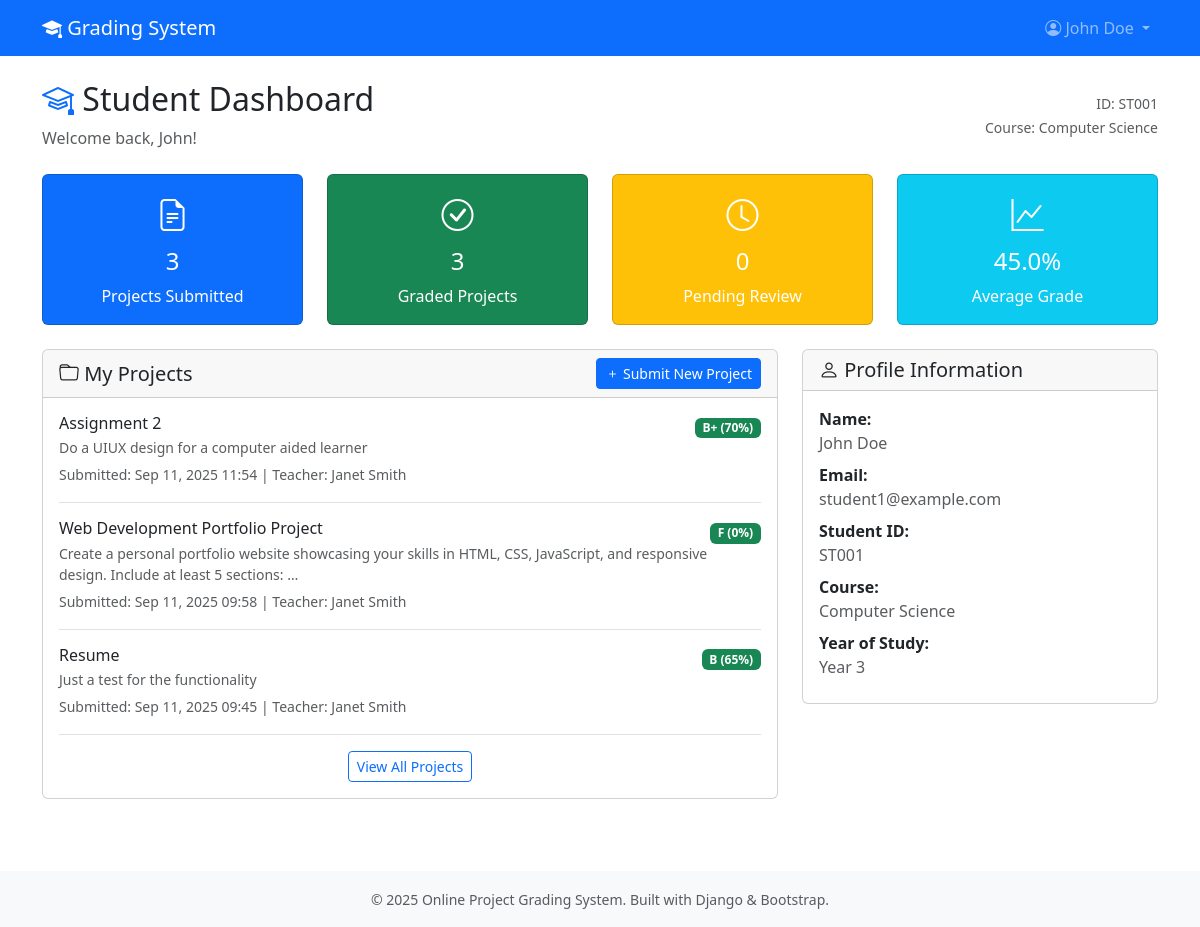
The app's page /accounts/dashboard/ (signed in) with its own data.
### accounts/models.py (models this page shows, shortened)
class User(AbstractUser):
    USER_TYPES = (
        ('student', 'Student'),
        ('teacher', 'Teacher'),
    )
    user_type = models.CharField(max_length=10, choices=USER_TYPES, default='student')
    phone_number = models.CharField(max_length=15, blank=True)

class StudentProfile(models.Model):
    user = models.OneToOneField(User, on_delete=models.CASCADE, related_name='student_profile')
    student_id = models.CharField(max_length=20, unique=True)
    course = models.CharField(max_length=100)
    year_of_study = models.IntegerField(default=1)

### projects/models.py (models this page shows, shortened)
class Project(models.Model):
    title = models.CharField(max_length=200)
    description = models.TextField()
    student = models.ForeignKey(User, on_delete=models.CASCADE, related_name='projects')
    teacher = models.ForeignKey(User, on_delete=models.CASCADE, related_name='assigned_projects')
    file_upload = models.FileField(upload_to='projects/', null=True, blank=True)
    submitted_at = models.DateTimeField(auto_now_add=True)
    due_date = models.DateTimeField()
    is_submitted = models.BooleanField(default=False)

class Grade(models.Model):
    GRADE_CHOICES = [
        ('A+', 'A+ (90-100)'),
        ('A', 'A (80-89)'),
        ('B+', 'B+ (70-79)'),
        ('B', 'B (60-69)'),
        ('C+', 'C+ (50-59)'),
        ('C', 'C (40-49)'),
        ('D', 'D (30-39)'),
        ('F', 'F (0-29)'),
    ]
    project = models.OneToOneField(Project, on_delete=models.CASCADE, related_name='grade')
    teacher = models.ForeignKey(User, on_delete=models.CASCADE, related_name='grades_given')
    score = models.IntegerField(
        validators=[MinValueValidator(0), MaxValueValidator(100)],
        help_text="Score out of 100"
    )
    letter_grade = models.CharField(max_length=2, choices=GRADE_CHOICES, blank=True)
    feedback = models.TextField(blank=True)
    graded_at = models.DateTimeField(auto_now_add=True)

### accounts/views.py (the view, shortened to what this page needs)
# urls.py: path('dashboard/', views.dashboard, name='dashboard'),
@login_required
def dashboard(request):
    user = request.user
    context = {'user': user}
    if user.user_type == 'student':
        from projects.models import Project, Grade
        projects = Project.objects.filter(student=user).order_by('-submitted_at')
        graded_projects = projects.filter(grade__isnull=False)
        pending_projects = projects.filter(grade__isnull=True)
        grades = Grade.objects.filter(project__student=user)
        avg_score = grades.aggregate(avg=models.Avg('score'))['avg']
        avg_score = round(avg_score, 1) if avg_score else None
        context.update({
            'projects': projects[:5],  # Recent 5 projects
            'total_projects': projects.count(),
            'graded_projects': graded_projects.count(),
            'pending_projects': pending_projects.count(),
            'average_score': avg_score,
        })
        return render(request, 'accounts/student_dashboard.html', context)
    else:
        return render(request, 'accounts/dashboard.html', context)

### templates/accounts/student_dashboard.html (shortened to what this page needs)
{% extends 'base.html' %}
{% block content %}
<div class="row">
    <div class="col-md-12">
        <div class="d-flex justify-content-between align-items-center mb-4">
            <div>
                <h2><i class="bi bi-mortarboard text-primary"></i> Student Dashboard</h2>
                <p class="text-muted mb-0">Welcome back, {{ user.first_name }}!</p>
            </div>
            <div class="text-end">
                <small class="text-muted">
                    {% if user.student_profile %}
                        ID: {{ user.student_profile.student_id }}<br>
                        Course: {{ user.student_profile.course }}
                    {% endif %}
                </small>
            </div>
        </div>
    </div>
</div>
<div class="row">
    <div class="col-md-3 mb-4">
        <div class="card bg-primary text-white">
            <div class="card-body text-center">
                <i class="bi bi-file-earmark-text" style="font-size: 2rem;"></i>
                <h4 class="mt-2">{{ total_projects }}</h4>
                <p class="mb-0">Projects Submitted</p>
            </div>
        </div>
    </div>
    <div class="col-md-3 mb-4">
        <div class="card bg-success text-white">
            <div class="card-body text-center">
                <i class="bi bi-check-circle" style="font-size: 2rem;"></i>
                <h4 class="mt-2">{{ graded_projects }}</h4>
                <p class="mb-0">Graded Projects</p>
            </div>
        </div>
    </div>
    <div class="col-md-3 mb-4">
        <div class="card bg-warning text-white">
            <div class="card-body text-center">
                <i class="bi bi-clock" style="font-size: 2rem;"></i>
                <h4 class="mt-2">{{ pending_projects }}</h4>
                <p class="mb-0">Pending Review</p>
            </div>
        </div>
    </div>
    <div class="col-md-3 mb-4">
        <div class="card bg-info text-white">
            <div class="card-body text-center">
                <i class="bi bi-graph-up" style="font-size: 2rem;"></i>
                <h4 class="mt-2">{% if average_score %}{{ average_score }}%{% else %}-{% endif %}</h4>
                <p class="mb-0">Average Grade</p>
            </div>
        </div>
    </div>
</div>
<div class="row">
    <div class="col-md-8 mb-4">
        <div class="card">
            <div class="card-header d-flex justify-content-between align-items-center">
                <h5 class="mb-0"><i class="bi bi-folder"></i> My Projects</h5>
                <a href="{% url 'submit_project' %}" class="btn btn-primary btn-sm">
                    <i class="bi bi-plus"></i> Submit New Project
                </a>
            </div>
            <div class="card-body">
                {% if projects %}
                    {% for project in projects %}
                        <div class="border-bottom pb-3 mb-3">
                            <div class="d-flex justify-content-between align-items-start">
                                <div>
                                    <h6 class="mb-1">{{ project.title }}</h6>
                                    <p class="text-muted small mb-1">{{ project.description|truncatewords:20 }}</p>
                                    <small class="text-muted">
                                        Submitted: {{ project.submitted_at|date:"M d, Y H:i" }}
                                        | Teacher: {{ project.teacher.first_name }} {{ project.teacher.last_name }}
                                    </small>
                                </div>
                                <div class="text-end">
                                    {% if project.grade %}
                                        <span class="badge bg-success">{{ project.grade.letter_grade }} ({{ project.grade.score }}%)</span>
                                    {% else %}
                                        <span class="badge bg-warning">Pending</span>
                                    {% endif %}
                                </div>
                            </div>
                        </div>
                    {% endfor %}
                    <div class="text-center">
                        <a href="{% url 'my_projects' %}" class="btn btn-outline-primary btn-sm">View All Projects</a>
                    </div>
                {% else %}
                    <div class="text-center py-4">
                        <i class="bi bi-folder2-open text-muted" style="font-size: 3rem;"></i>
                        <p class="text-muted mt-2">No projects submitted yet.</p>
                        <p class="small text-muted">Projects will appear here once you start submitting them.</p>
                    </div>
                {% endif %}
            </div>
        </div>
    </div>
    <div class="col-md-4 mb-4">
        <div class="card">
            <div class="card-header">
                <h5 class="mb-0"><i class="bi bi-person"></i> Profile Information</h5>
            </div>
            <div class="card-body">
                <div class="mb-2">
                    <strong>Name:</strong><br>
                    <span class="text-muted">{{ user.first_name }} {{ user.last_name }}</span>
                </div>
                <div class="mb-2">
                    <strong>Email:</strong><br>
                    <span class="text-muted">{{ user.email }}</span>
                </div>
                {% if user.student_profile %}
                <div class="mb-2">
                    <strong>Student ID:</strong><br>
                    <span class="text-muted">{{ user.student_profile.student_id }}</span>
                </div>
                <div class="mb-2">
                    <strong>Course:</strong><br>
                    <span class="text-muted">{{ user.student_profile.course }}</span>
                </div>
                <div class="mb-2">
                    <strong>Year of Study:</strong><br>
                    <span class="text-muted">Year {{ user.student_profile.year_of_study }}</span>
                </div>
                {% endif %}
            </div>
        </div>
    </div>
</div>
{% endblock %}

### templates/base.html (shortened to what this page needs)
<!DOCTYPE html>
<html lang="en">
<head>
    <link href="https://cdn.jsdelivr.net/npm/bootstrap@5.3.0/dist/css/bootstrap.min.css" rel="stylesheet">
    <link href="https://cdn.jsdelivr.net/npm/bootstrap-icons@1.7.2/font/bootstrap-icons.css" rel="stylesheet">
</head>
<body>
    <nav class="navbar navbar-expand-lg navbar-dark bg-primary">
        <div class="container">
            <a class="navbar-brand" href="{% url 'dashboard' %}">
                <i class="bi bi-mortarboard-fill"></i> Grading System
            </a>
            {% if user.is_authenticated %}
            <div class="collapse navbar-collapse" id="navbarNav">
                <ul class="navbar-nav ms-auto">
                    <li class="nav-item dropdown">
                        <a class="nav-link dropdown-toggle" href="#" id="navbarDropdown" role="button" data-bs-toggle="dropdown">
                            <i class="bi bi-person-circle"></i> {{ user.first_name }} {{ user.last_name }}
                        </a>
                    </li>
                </ul>
            </div>
            {% endif %}
        </div>
    </nav>
    <main class="container mt-4">
        {% block content %}{% endblock %}
    </main>
    <footer class="bg-light text-center text-muted py-3 mt-5">
        <div class="container">
            <small>&copy; 2025 Online Project Grading System. Built with Django & Bootstrap.</small>
        </div>
    </footer>
</body>
</html>

### records on screen
User: first_name "John", last_name "Doe", student_profile.student_id "ST001", student_profile.course "Computer Science", email "student1@example.com", student_profile.year_of_study "3"
Project: title "Assignment 2", description "Do a UIUX design for a computer aided learner", submitted_at "Sep 11, 2025 11:54", teacher.first_name "Janet", teacher.last_name "Smith", grade.letter_grade "B+", grade.score "70"
Project: title "Web Development Portfolio Project", description "Create a personal portfolio website showcasing your skills in HTML, CSS, JavaScript, and responsive design. Include at least 5 sections: …", submitted_at "Sep 11, 2025 09:58", teacher.first_name "Janet", teacher.last_name "Smith", grade.letter_grade "F", grade.score "0"
Project: title "Resume", description "Just a test for the functionality", submitted_at "Sep 11, 2025 09:45", teacher.first_name "Janet", teacher.last_name "Smith", grade.letter_grade "B", grade.score "65"

### other values on screen
{{ total_projects }} "3"
{{ graded_projects }} "3"
{{ pending_projects }} "0"
{{ average_score }} "45.0"
